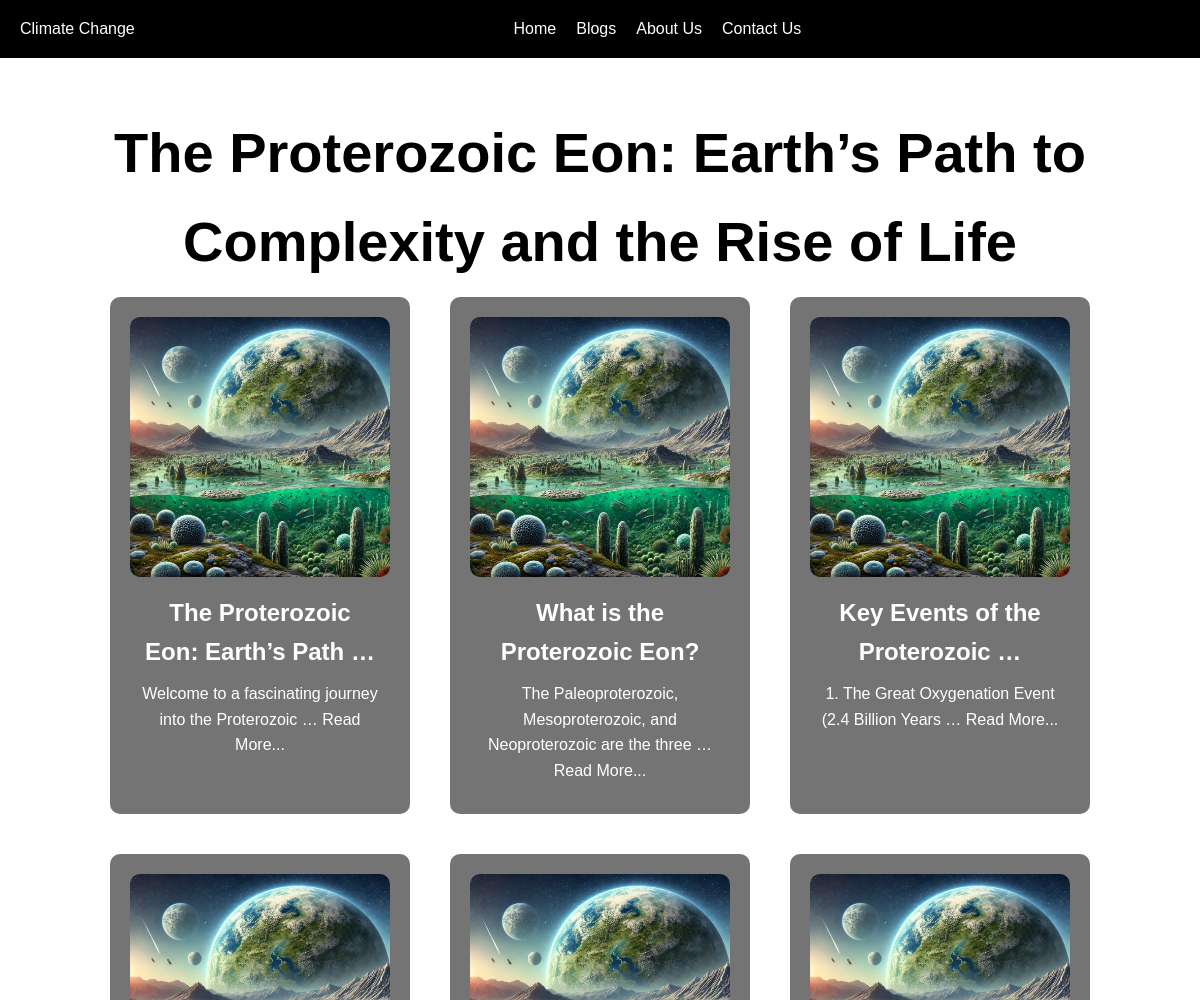
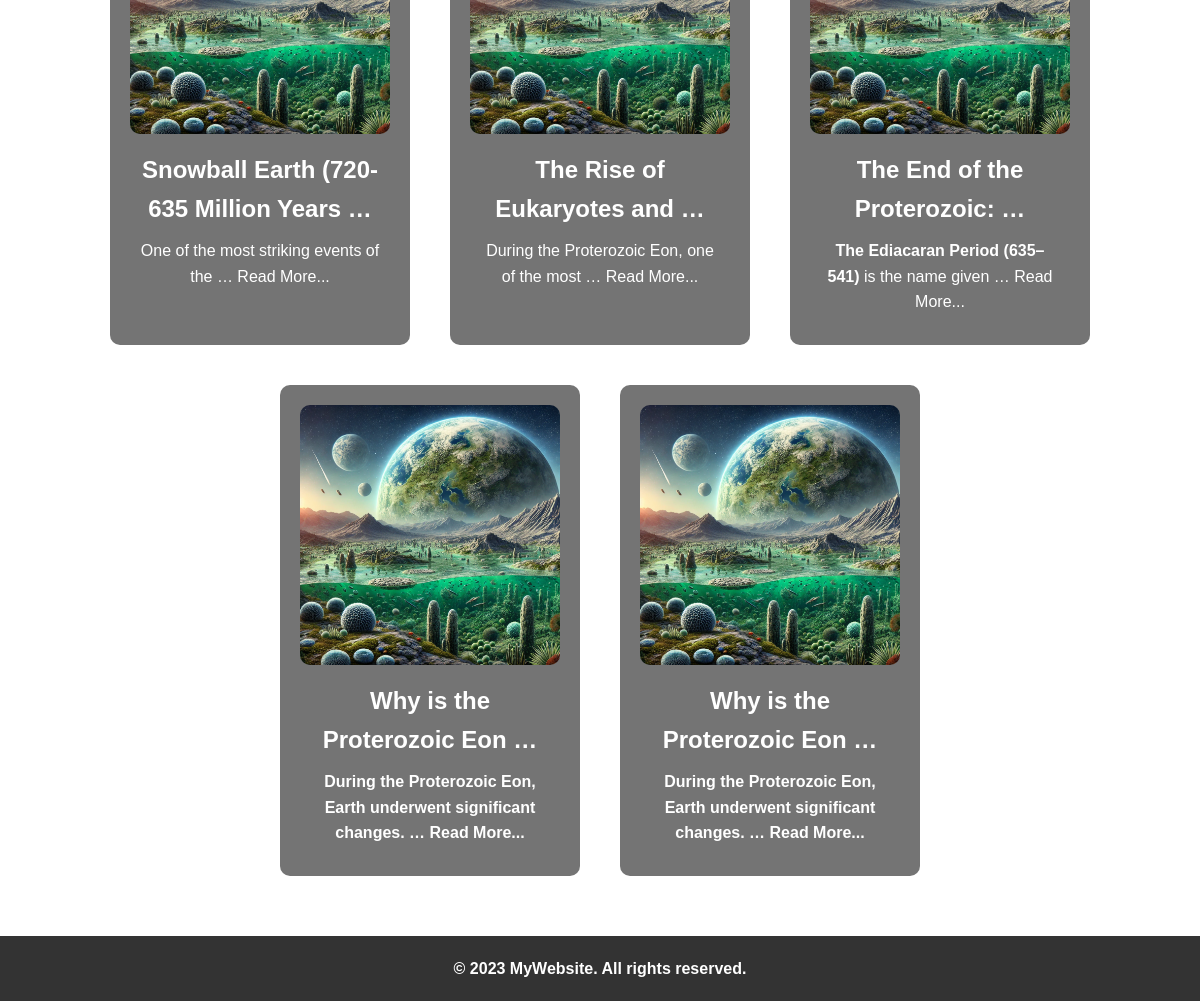
The page /blogs/the-proterozoic-eon-earths-path-to-complexity-and-the-rise-of-life/ on the database its author committed (2 pictures, top to bottom).
### mbaproj/models.py (models this page shows, shortened)
class Category(models.Model):
    name = models.CharField(max_length=100, unique=True)
    image = models.ImageField(upload_to ='category')
    slug = models.SlugField(max_length=100, unique=True, blank=True)
    class Meta:
        verbose_name = "Time Period"  # Singular name in the admin panel
        verbose_name_plural = "Time Periods"  # Plural name in the admin panel

class BlogPost(models.Model):
    title = models.CharField(max_length=200)
    feature_img = models.ImageField(upload_to ='blogs')
    content = RichTextUploadingField()  # Use CKEditor rich text field for rich content
    category = models.ForeignKey(Category, on_delete=models.CASCADE, related_name='blogs')
    author = models.CharField(max_length=100)
    created_at = models.DateTimeField(auto_now_add=True)
    updated_at = models.DateTimeField(auto_now=True)
    class Meta:
        verbose_name = "Event Occur"  # Singular name in the admin panel
        verbose_name_plural = "Even Occurs"  # Plural name in the admin panel

### mbaproj/views.py (the view)
# urls.py: path('blogs/<slug:category_slug>/', views.category_blogs, name='category_blogs'),
def category_blogs(request, category_slug):
    category = get_object_or_404(Category, slug=category_slug)  # Get the specific category using the slug
    blogs = BlogPost.objects.filter(category=category)  # Fetch blogs that belong to this category
    return render(request, 'category_blogss.html', {'category': category, 'blogs': blogs})

### mbaproj/templates/category_blogss.html (shortened to what this page needs)
{% extends "base.html" %}
{% load static %}
{% block innercontent %}
<section class="blog-categories" id="blogs">
    <div class="container">
        <h2 style="font-size: 350%;">{{ category.name }}</h2>
        <div class="category-box">
            {% for blog in blogs %}
            {% if category.slug %}
            <div class="category-item">
                <a href="{% url 'blog_detail' blog.id %}">
                    <img src="{{ blog.feature_img.url }}" alt="{{ blog.category.name}}">
                    <h3 class="blog-title">{{ blog.title | truncatewords:5 }}</h3>
                    <p class="blog-content">{{ blog.content|safe|truncatewords:8 }} Read More...</p>
                </a>
            </div>
            {% endif %}
            {% endfor %}
        </div>
    </div>
</section>
{% endblock %}

### mbaproj/static/css/index.css (style rules this page uses)
* { margin: 0; padding: 0; box-sizing: border-box; font-family: Arial, sans-serif; }
body { line-height: 1.6; }
.blog-categories { padding: 50px 20px; text-align: center; }
.blog-categories .category-box { display: flex; gap: 20px; justify-content: center; flex-wrap: wrap; }
.blog-categories .category-item { background: #747474; padding: 20px; border-radius: 10px; transition: transform 0.3s; width: 300px; margin: 10px; }
.blog-categories img { max-width: 100%; border-radius: 10px; }

### mbaproj/templates/category_blogss.html (style rules this page uses)
.category-item a { text-decoration: none; }
.category-item h3 { margin: 10px; font-size: 1.5rem; color: #ffffff; text-align: center; }
.category-item p { margin: 10px; color: #ffffff; text-align: center; }

### rows shown on the page
Category: name "The Proterozoic Eon: Earth’s Path to Complexity and the Rise of Life"
BlogPost: feature_img (picture), title "The Proterozoic Eon: Earth’s Path …", content "Welcome to a fascinating journey into the Proterozoic …"
BlogPost: feature_img (picture), title "What is the Proterozoic Eon?", content "The Paleoproterozoic, Mesoproterozoic, and Neoproterozoic are the three …"
BlogPost: feature_img (picture), title "Key Events of the Proterozoic …", content "1. The Great Oxygenation Event (2.4 Billion Years …"
BlogPost: feature_img (picture), title "Snowball Earth (720-635 Million Years …", content "One of the most striking events of the …"
BlogPost: feature_img (picture), title "The Rise of Eukaryotes and …", content "During the Proterozoic Eon, one of the most …"
BlogPost: feature_img (picture), title "The End of the Proterozoic: …", content "The Ediacaran Period (635–541) is the name given …"
BlogPost: feature_img (picture), title "Why is the Proterozoic Eon …", content "During the Proterozoic Eon, Earth underwent significant changes. …"
BlogPost: feature_img (picture), title "Why is the Proterozoic Eon …", content "During the Proterozoic Eon, Earth underwent significant changes. …"
